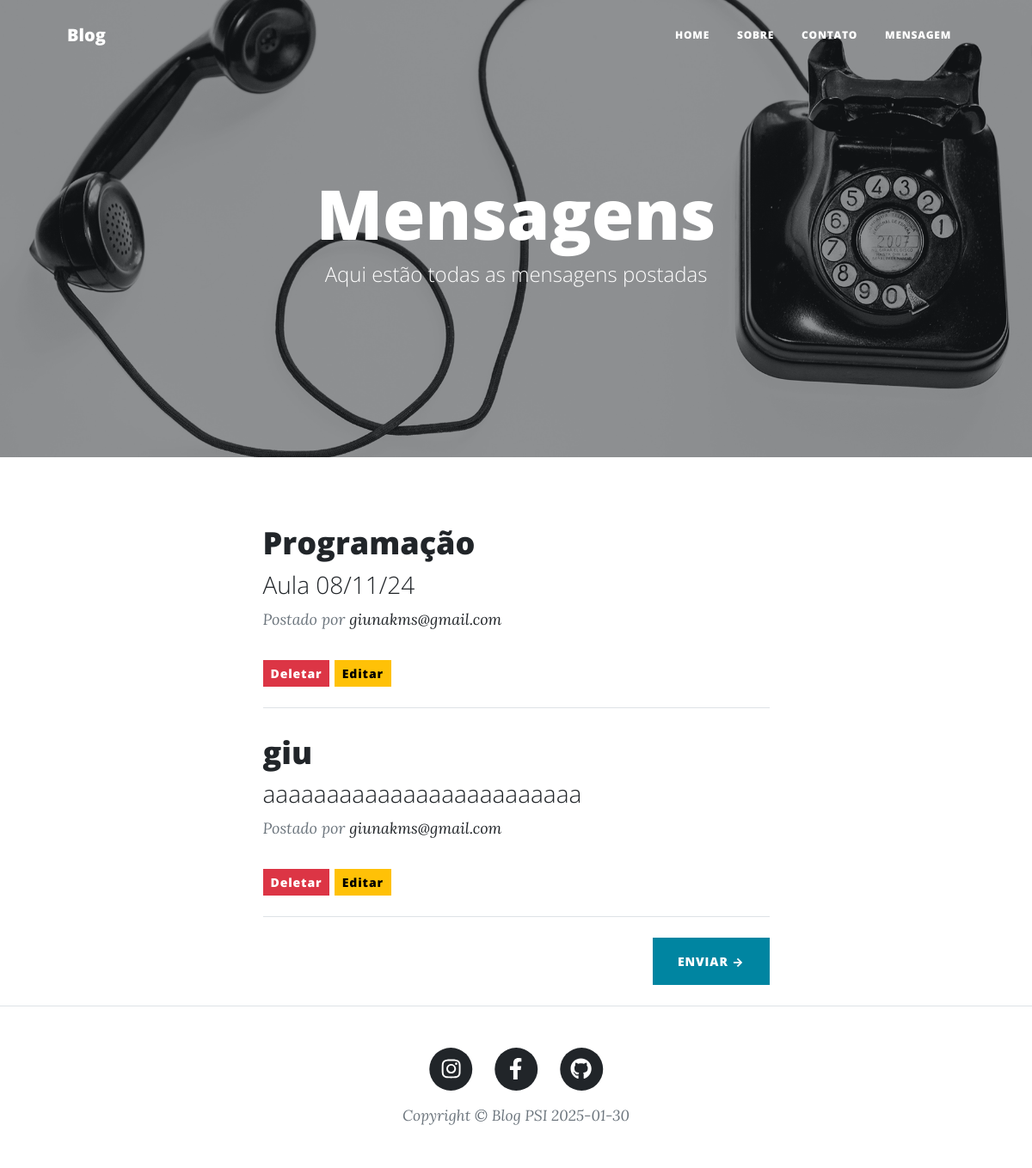
The page /mensagem/ on the database as committed earlier.
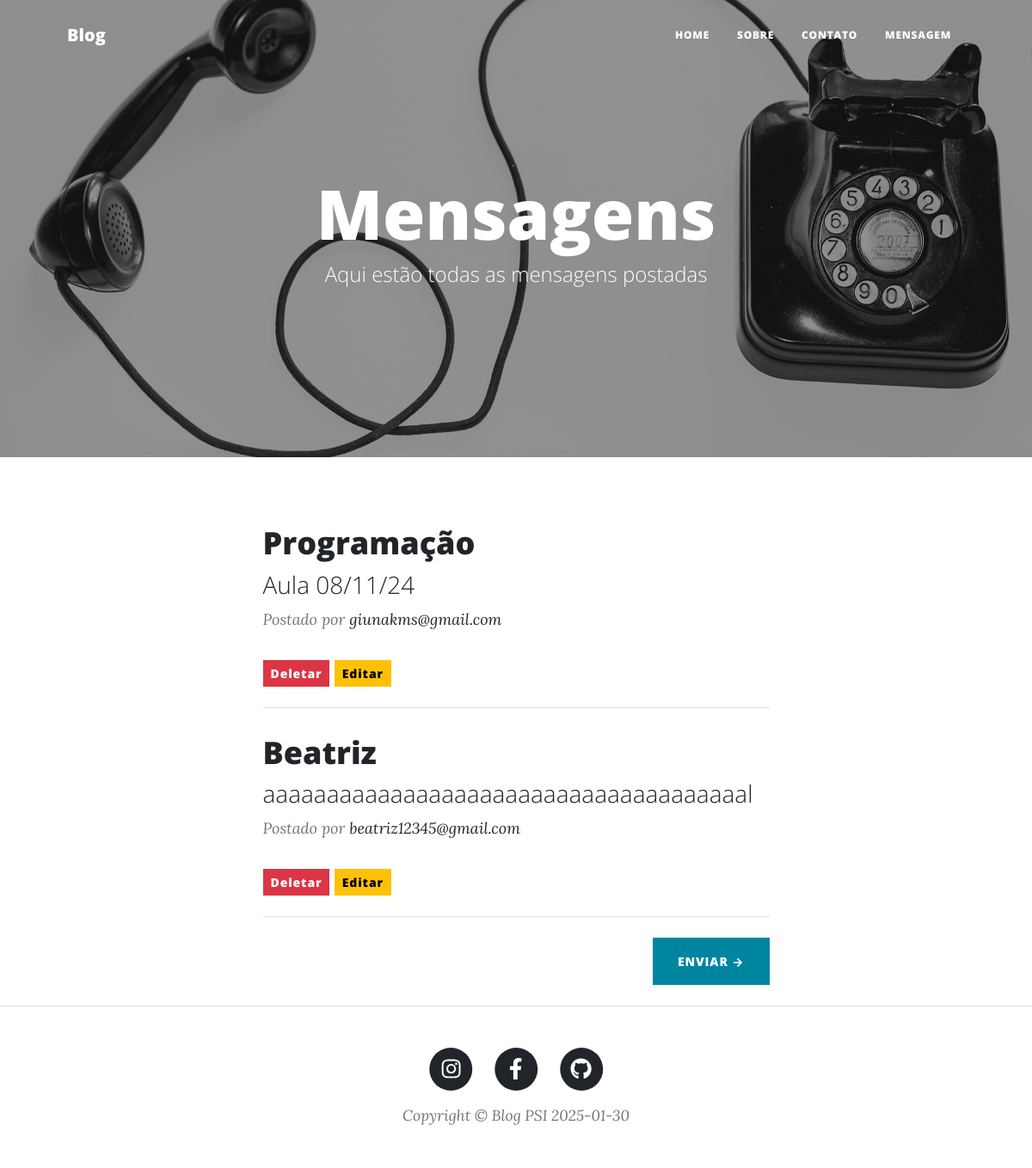
The same page on the database as committed later.
### blog/models.py (models this page shows, shortened)
class Mensagem(models.Model):
    nome = models.CharField(max_length=100)
    email = models.EmailField()
    telefone = models.CharField(max_length=12)
    mensagem = models.TextField(max_length=1000)
    cidade = models.CharField(max_length=100, blank=True)
    lida = models.BooleanField(default=False)

### blog/views.py (the view)
# urls.py: path('mensagem/', views.mensagem, name='mensagem'),
def mensagem(request):
    context = {
        "mensagem": Mensagem.objects.all(),
        "blog": Blog.objects.first()
    }
    return render(request, "mensagem.html", context)

### blog/templates/mensagem.html (shortened to what this page needs)
{% extends "base.html" %}
{% load static %}
{% block header %}
<header class="masthead" style="background-image: url('assets/img/contact-bg.jpg')">
    <div class="container position-relative px-4 px-lg-5">
        <div class="row gx-4 gx-lg-5 justify-content-center">
            <div class="col-md-10 col-lg-8 col-xl-7">
                <div class="page-heading">
                    <h1>Mensagens</h1>
                    <span class="subheading">Aqui estão todas as mensagens postadas</span>
                </div>
            </div>
        </div>
    </div>
</header>
{% endblock header %}
{% block content %}
<div class="container px-4 px-lg-5">
    <div class="row gx-4 gx-lg-5 justify-content-center">
        <div class="col-md-10 col-lg-8 col-xl-7">
            {% for mensagem in mensagem %}
            <div class="post-preview">
                <a href="{% url 'index' %}">
                    <h2 class="post-title">{{ mensagem.nome }}</h2>
                    <h3 class="post-subtitle">{{ mensagem.mensagem }}</h3>
                </a>
                <p class="post-meta">
                    Postado por
                    <a href="#!">{{ mensagem.email }}</a>
                </p>
                <a href="{% url 'deletar_mensagem' mensagem.id %}">
                <button class="btn btn-danger btn-sm">Deletar</button>
                </a>
                <a href="{% url 'editar_mensagem' mensagem.id %}">
                <button class="btn btn-warning btn-sm">Editar</button>
                </a>
            </div>
            <hr class="my-4" />
            {% endfor %}
            <div class="d-flex justify-content-end mb-4"><a class="btn btn-primary text-uppercase" href="#!">Enviar →</a></div>
        </div>
    </div>
</div>
{% endblock content %}

Rows that differ between the two databases and show on the page:
removed Mensagem: nome "giu", mensagem "aaaaaaaaaaaaaaaaaaaaaaaaa", email "giunakms@gmail.com"
added Mensagem: nome "Beatriz", mensagem "aaaaaaaaaaaaaaaaaaaaaaaaaaaaaaaaaaaaaal", email "beatriz12345@gmail.com"
